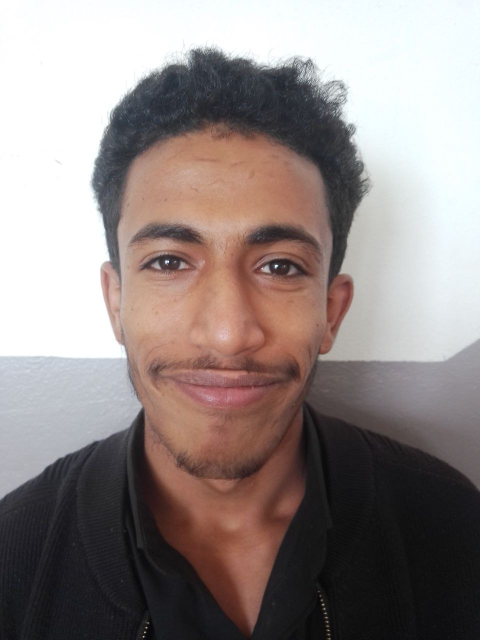
#> input picture Face detector/training-data/abdu/1.jpg, 960 x 1280 px (shown at 1/2 size); its folder holds only this picture in this run
$ jupyter execute --allow-errors face-recognition.ipynb   (shell and % lines are left out)
#> lines starting #> are read from the running program, lines starting #| are printed output that depends on the picture; long printed decimals are rounded
# Start

[cell 1]
import numpy as np
import cv2
import os
import random

[cell 2]
folder = 'training-data'

[cell 3]
name = [0] * len(os.listdir(folder))
for idx, labels in enumerate(os.listdir(folder)):
    name[idx] = labels
#> pass 2 of the loop `for idx, labels in enumerate(os.listdir(folder)):`:
def get_label(idx):
    print(idx)
    return name[idx]

[cell 4]
name

# Read training data (NxN) images

[cell 5]
# lets have array of avarage eigen faces for the 10 classes
height = 150
width = 150

[cell 6]
mean_faces = []
def read_images(folder):
#> called with folder = 'training-data'
    datas = os.listdir(folder)
    Images = []
    Labels = []
    for idx, name in enumerate(datas):
        cur = os.path.join(folder, name)
        mean_face = np.zeros((1, height*width))
        for imgfile in os.listdir(cur):
            img = os.path.join(folder, name, imgfile)
            img = cv2.imread(img)
#> img is the input picture: shape (1280, 960, 3); mean B, G, R 132.5, 134.7, 145.4
            img = cv2.cvtColor(img, cv2.COLOR_BGR2GRAY)
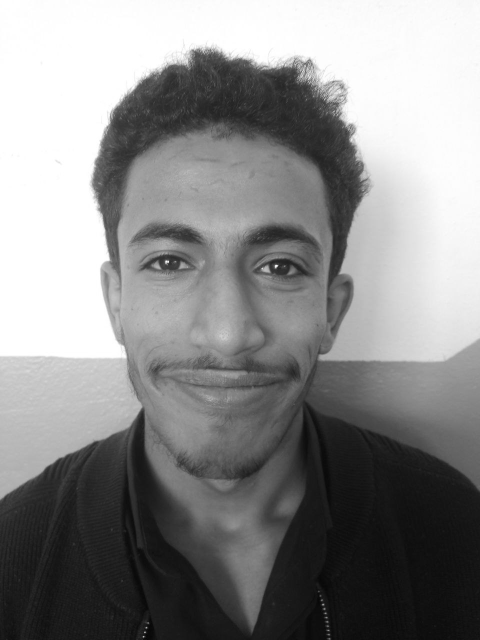
#> img: shape (1280, 960) (shown at 1/2 size); min 0, max 255, mean 137.6
            img = cv2.resize(img, (height, width))
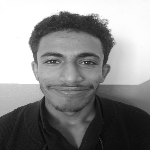
#> img: shape (150, 150); min 8, max 255, mean 137.5
            img = np.array(img).flatten()
            Images.append(img)
            Labels.append(idx)
            mean_face = np.add(mean_face, img)

        mean_face = np.divide(mean_face, idx + 1)
        mean_faces.append(mean_face)
#> pass 2 of the loop in read_images, `for idx, name in enumerate(datas):`:
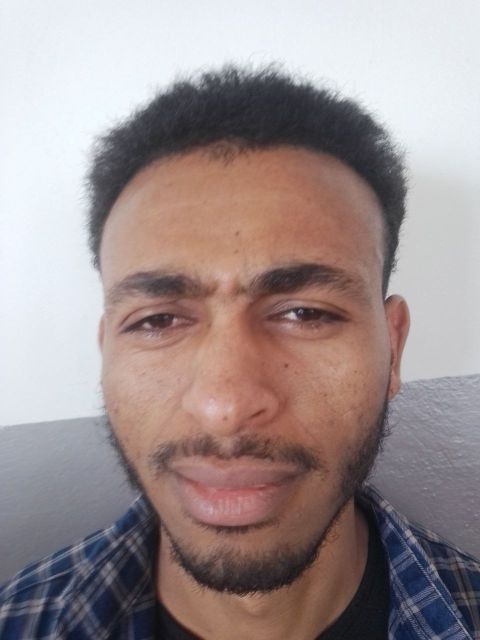
#> input picture Face detector/training-data/abrish/1.jpg, 960 x 1280 px (shown at 1/2 size)
#> in read_images, img is the input picture: shape (1280, 960, 3); mean B, G, R 143, 143.1, 157
#> in read_images, `img = cv2.cvtColor(img, cv2.COLOR_BGR2GRAY)`:
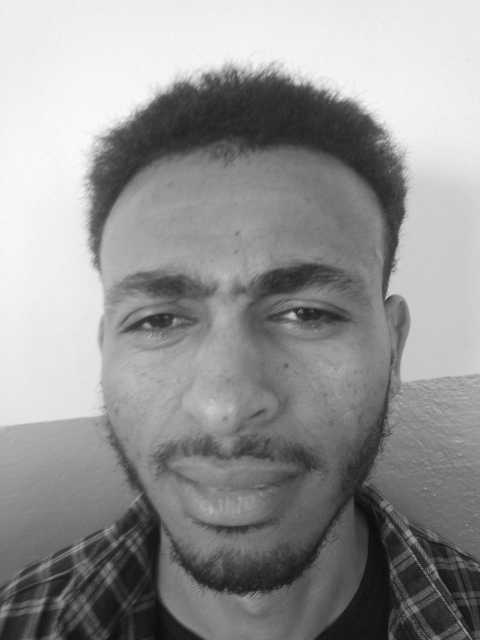
#> img: shape (1280, 960) (shown at 1/2 size); min 10, max 251, mean 147.3
#> in read_images, `img = cv2.resize(img, (height, width))`:
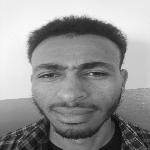
#> img: shape (150, 150); min 13, max 249, mean 147.2
    return Images, Labels

[cell 7]
Images, Labels = read_images('training-data')
#> Images = 2 items; Labels = [0, 1]

[cell 8]
Images

[cell 9]
M = np.zeros((len(Images), height*width))

[cell 10]
for i in range(len(Images)):
    M[i,:] = Images[i]
#> this loop made 2 passes
M.shape
#> Out = (2, 22500)

[cell 11]
mean_face = np.zeros((1,height*width))

for i in M:
    mean_face = np.add(mean_face,i)

mean_face = np.divide(mean_face,float(len(Images))).flatten()

#> (a cell that did not finish here is left out)

[cell 13]
normalised_training_tensor = np.ndarray(shape=(len(M), height*width))

for i in range(len(M)):
    normalised_training_tensor[i] = np.subtract(M[i],mean_face)

[cell 14]
len(normalised_training_tensor)
#> Out = 2

#> (a cell that did not finish here is left out)

[cell 16]
cov_matrix = np.cov(normalised_training_tensor)
#> cov_matrix = [[632.2, -632.2], [-632.2, 632.2]]
cov_matrix = np.divide(cov_matrix,8.0)
#> cov_matrix = [[79.03, -79.03], [-79.03, 79.03]]
print('Covariance matrix of X: \n%s' %cov_matrix)
#| Covariance matrix of X:
#| [[ 79.025 -79.025]
#|  [-79.025  79.025]]

[cell 17]
eigenvalues, eigenvectors, = np.linalg.eig(cov_matrix)
#> eigenvalues = [158.1, 1.42e-14]; eigenvectors = [[0.707, 0.707], [-0.707, 0.707]]
print('Eigenvectors of Cov(X): \n%s' %eigenvectors)
#| Eigenvectors of Cov(X):
#| [[ 0.7071  0.7071]
#|  [-0.7071  0.7071]]
print('\nEigenvalues of Cov(X): \n%s' %eigenvalues)
#| Eigenvalues of Cov(X):
#| [1.58050804e+02 1.42108547e-14]

[cell 18]
eig_pairs = [(eigenvalues[index], eigenvectors[:,index]) for index in range(len(eigenvalues))]
#> eig_pairs = [(158.1, [0.707, -0.707]), (1.42e-14, [0.707, 0.707])]

# Sort the eigen pairs in descending order:
eig_pairs.sort(reverse=True)
eigvalues_sort  = [eig_pairs[index][0] for index in range(len(eigenvalues))]
#> eigvalues_sort = [158.1, 1.42e-14]
eigvectors_sort = [eig_pairs[index][1] for index in range(len(eigenvalues))]
#> eigvectors_sort = [[0.707, -0.707], [0.707, 0.707]]

[cell 19]
var_comp_sum = np.cumsum(eigvalues_sort)/sum(eigvalues_sort)
#> var_comp_sum = [1, 1]

# Show cumulative proportion of varaince with respect to components
print("Cumulative proportion of variance explained vector: \n%s" %var_comp_sum)
#| Cumulative proportion of variance explained vector:
#| [1. 1.]

# x-axis for number of principal components kept
num_comp = range(1,len(eigvalues_sort)+1)
#> (the rest of this cell did not finish here and is left out)

[cell 20]
reduced_data = np.array(eigvectors_sort[:7]).transpose()
#> reduced_data = [[0.707, 0.707], [-0.707, 0.707]]
reduced_data.shape
#> Out = (2, 2)

[cell 21]
proj_data = np.dot(M.transpose(),reduced_data)
#> proj_data = 22500 pairs, first value -130.1 to 137.2, second value 19.8 to 356.4
proj_data = proj_data.transpose()

[cell 22]
proj_data.shape
#> Out = (2, 22500)

#> (a cell that did not finish here is left out)

[cell 24]
w = np.array([np.dot(proj_data,i) for i in normalised_training_tensor])
#> w = [[20852222.2, 3984413.4], [-20852222.2, -3984413.4]]
w
#> Out has the same summary as w
